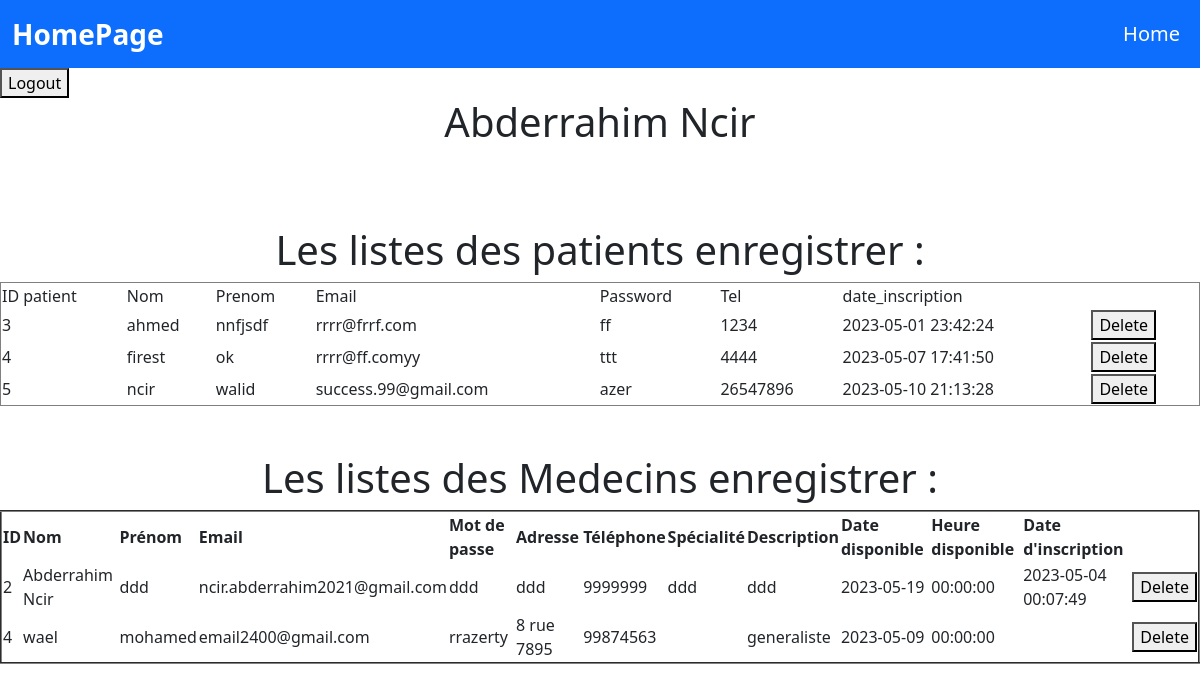
The page /admin/information.php (signed in) on the database its author committed.
### tables this page shows
CREATE TABLE `patient` (
  `id` int(11) NOT NULL auto_increment,
  `nom` varchar(30) NOT NULL default '',
  `prenom` varchar(30) NOT NULL default '',
  `password` varchar(30) NOT NULL default '',
  `tel` int(8) NOT NULL default '0',
  `email` varchar(50) NOT NULL default '',
  `date_inscription` varchar(40) NOT NULL default '',
  PRIMARY KEY  (`id`)
);

CREATE TABLE `medecin` (
  `id` int(11) NOT NULL auto_increment,
  `nom` varchar(30) NOT NULL default '',
  `prenom` varchar(30) NOT NULL default '',
  `password` varchar(30) NOT NULL default '',
  `tel` int(8) NOT NULL default '0',
  `email` varchar(50) NOT NULL default '',
  `adress` varchar(50) NOT NULL default '',
  `specialite` varchar(30) NOT NULL default '',
  `description` varchar(255) NOT NULL default '',
  `situation` varchar(255) NOT NULL default '',
  `dateDisp` date NOT NULL default '0000-00-00',
  `heurDisp` varchar(9) NOT NULL default '00:00:00',
  `date_inscription` varchar(40) NOT NULL default '',
  PRIMARY KEY  (`id`)
);

### admin/information.php (the view, shortened to what this page needs)
<?
$req="select * from patient;";
$res=mysql_query($req) or die(mysql_error());
$req1="select * from medecin;";
$res1=mysql_query($req1) or die(mysql_error());
?>
<!DOCTYPE html>
<html lang="en">
<head>
    <title>Document</title> <link href="https://cdn.jsdelivr.net/npm/bootstrap@5.0.2/dist/css/bootstrap.min.css" rel="stylesheet">
    <link href="https://cdn.jsdelivr.net/npm/bootstrap@5.0.0/dist/css/bootstrap.min.css" rel="stylesheet" >
</head>
<body>
    <nav class="navbar navbar-expand-lg navbar-dark bg-primary">
        <div class="container-fluid">
          <a class="navbar-brand fs-3 fw-bold" href="../home.php" >HomePage</a>
          <div class="collapse navbar-collapse " id="navbarNavDropdown">
            <ul class="navbar-nav ms-auto fs-5">
              <li class="nav-item">
                <a class="nav-link active" aria-current="page" href="../home.php">Home</a>
              </li>
            </ul>
          </div>
        </div>
      </nav>
    <a  class="btn-primary"><form action="logout.php">
    <button type="submit">Logout</button>
  </form></a>
<center>
<h1><? echo $_SESSION['adm_nom'];   ?></h1></center>
  <br>
  <br><br>
  <center><h1>Les listes des patients enregistrer :  </h1></center>
  <table border="1" width="100%">
  <tr>
    <td>ID patient</td>
    <td>Nom </td>
    <td>Prenom</td>
    <td>Email</td>
    <td>Password</td>
    <td>Tel</td>
    <td>date_inscription</td>
  </tr>
  <?
  while($t=mysql_fetch_array($res))
  echo"<tr>
    <td> $t[0] </td>
    <td> $t[1]</td>
    <td>  $t[2] </td>
    <td>  $t[5] </td>
    <td>  $t[3] </td>
    <td>  $t[4] </td>
    <td>$t[6]</td>
     <td> <form method='post'>
        <input type='hidden' name='id_pat' value='$t[0]' />
        <button type='submit' name='supp_pat'>Delete</button>
      </form> </td>
  </tr>";
  ?>
</table>
<br><br>
<center><h1>Les listes des Medecins enregistrer :  </h1>
  <table border="2" width="100%">
  <thead>
    <tr>
      <th>ID</th>
      <th>Nom</th>
      <th>Prénom</th>
      <th>Email</th>
      <th>Mot de passe</th>
      <th>Adresse</th>
      <th>Téléphone</th>
      <th>Spécialité</th>
      <th>Description</th>
      <th>Date disponible</th>
      <th>Heure disponible</th>
      <th>Date d'inscription</th>
    </tr>
  </thead>
  <?
  while($t1=mysql_fetch_array($res1))
  echo"<tr>
    <td> $t1[0] </td>
    <td> $t1[1]</td>
    <td>  $t1[2] </td>
    <td>  $t1[5] </td>
    <td>  $t1[3] </td>
    <td>  $t1[6] </td>
    <td>  $t1[4] </td>
    <td>$t1[7]</td>
    <td>$t1[8]</td>
    <td>$t1[10]</td>
    <td>$t1[11]</td>
    <td>$t1[12]</td>
    <td> <form method='post'>
        <input type='hidden' name='id_med' value='$t1[0]' />
        <button type='submit' name='supp_med'>Delete</button>
      </form> </td>
  </tr>";
  ?>
</table>
</center>
</body>
</html>

### rows shown on the page
patient: id "3", nom "ahmed", prenom "nnfjsdf", email "rrrr@frrf.com", password "ff", tel "1234", date_inscription "2023-05-01 23:42:24"
patient: id "4", nom "firest", prenom "ok", email "rrrr@ff.comyy", password "ttt", tel "4444", date_inscription "2023-05-07 17:41:50"
patient: id "5", nom "ncir", prenom "walid", email "success.99@gmail.com", password "azer", tel "26547896", date_inscription "2023-05-10 21:13:28"
medecin: id "2", nom "Abderrahim Ncir", prenom "ddd", email "ncir.abderrahim2021@gmail.com", password "ddd", adress "ddd", tel "9999999", specialite "ddd", description "ddd", dateDisp "2023-05-19", heurDisp "00:00:00", date_inscription "2023-05-04 00:07:49"
medecin: id "4", nom "wael", prenom "mohamed", email "email2400@gmail.com", password "rrazerty", adress "8 rue 7895", tel "99874563", description "generaliste", dateDisp "2023-05-09", heurDisp "00:00:00"

### other values the page prints
$_SESSION['adm_nom'] "Abderrahim Ncir"
